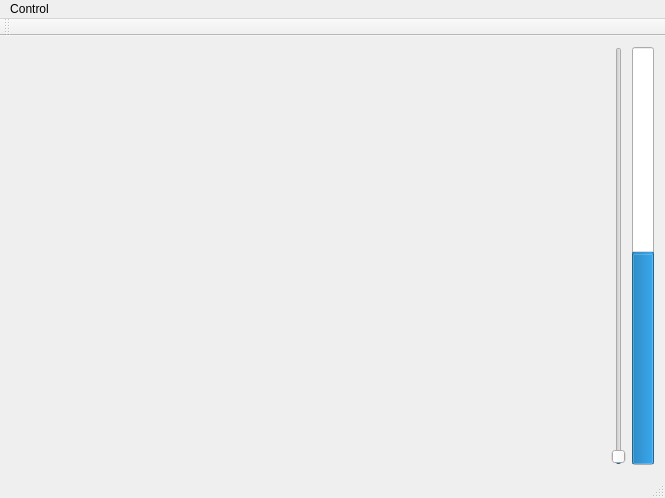
<?xml version="1.0" encoding="UTF-8"?>
<ui version="4.0">
 <class>MainWindow</class>
 <widget class="QMainWindow" name="MainWindow">
  <property name="geometry">
   <rect>
    <x>0</x>
    <y>0</y>
    <width>665</width>
    <height>498</height>
   </rect>
  </property>
  <property name="windowTitle">
   <string>MainWindow</string>
  </property>
  <widget class="QWidget" name="centralWidget">
   <layout class="QHBoxLayout" name="horizontalLayout">
    <item>
     <widget class="ClickablePlot" name="customPlot" native="true">
      <property name="sizePolicy">
       <sizepolicy hsizetype="Expanding" vsizetype="Expanding">
        <horstretch>0</horstretch>
        <verstretch>0</verstretch>
       </sizepolicy>
      </property>
     </widget>
    </item>
    <item>
     <widget class="VerticalAutoSlider" name="verticalSlider">
      <property name="minimum">
       <number>1</number>
      </property>
      <property name="maximum">
       <number>30000</number>
      </property>
      <property name="value">
       <number>100</number>
      </property>
      <property name="orientation">
       <enum>Qt::Vertical</enum>
      </property>
     </widget>
    </item>
    <item>
     <widget class="QProgressBar" name="progressBar">
      <property name="maximum">
       <number>1000</number>
      </property>
      <property name="value">
       <number>500</number>
      </property>
      <property name="orientation">
       <enum>Qt::Vertical</enum>
      </property>
      <property name="invertedAppearance">
       <bool>false</bool>
      </property>
     </widget>
    </item>
   </layout>
  </widget>
  <widget class="QMenuBar" name="menuBar">
   <property name="geometry">
    <rect>
     <x>0</x>
     <y>0</y>
     <width>665</width>
     <height>25</height>
    </rect>
   </property>
   <widget class="QMenu" name="menuFile">
    <property name="title">
     <string>Control</string>
    </property>
    <addaction name="actionStop"/>
   </widget>
   <addaction name="menuFile"/>
  </widget>
  <widget class="QToolBar" name="mainToolBar">
   <attribute name="toolBarArea">
    <enum>TopToolBarArea</enum>
   </attribute>
   <attribute name="toolBarBreak">
    <bool>false</bool>
   </attribute>
  </widget>
  <widget class="QStatusBar" name="statusBar"/>
  <action name="actionStop">
   <property name="text">
    <string>stop</string>
   </property>
  </action>
 </widget>
 <layoutdefault spacing="6" margin="11"/>
 <customwidgets>
  <customwidget>
   <class>ClickablePlot</class>
   <extends>QWidget</extends>
   <header location="global">ClickablePlot.h</header>
   <container>1</container>
  </customwidget>
  <customwidget>
   <class>VerticalAutoSlider</class>
   <extends>QSlider</extends>
   <header>VerticalAutoslider.h</header>
  </customwidget>
 </customwidgets>
 <resources/>
 <connections/>
</ui>
